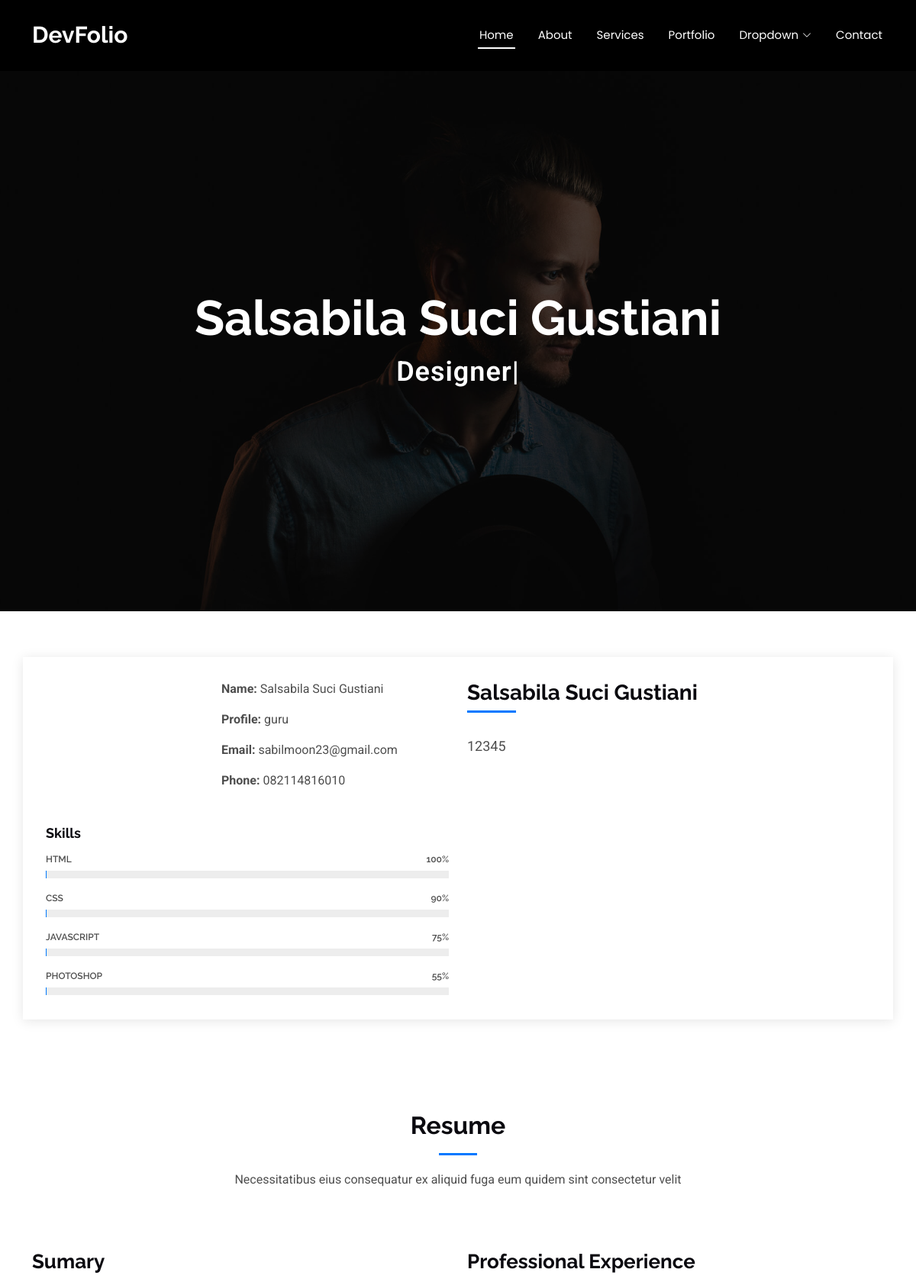
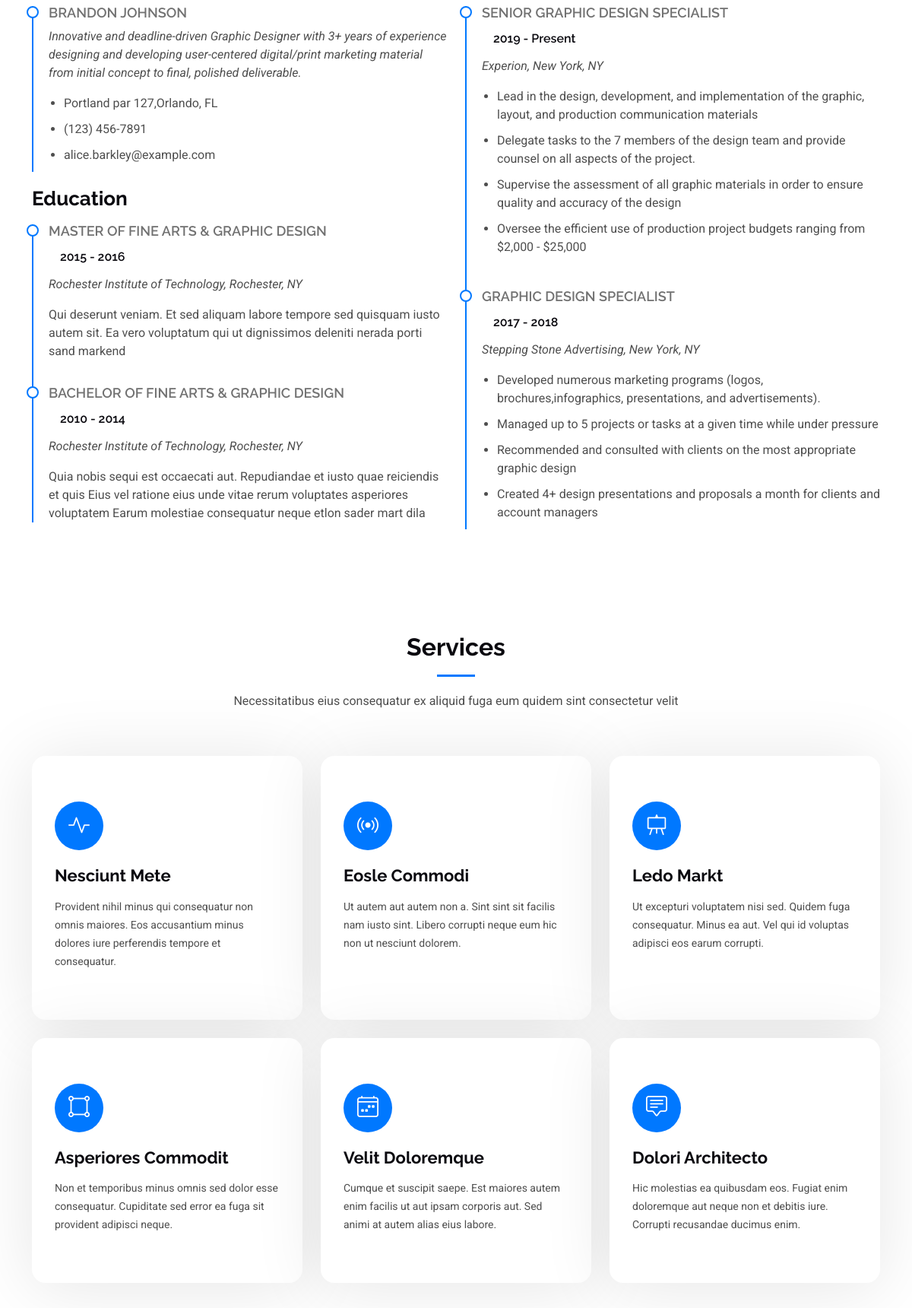
The page / (upper part) on the database its author committed (2 pictures, top to bottom).
### tables this page shows
CREATE TABLE `profiles` (
  `id` int(11) NOT NULL,
  `nm_profile` varchar(100) DEFAULT NULL,
  `profession` varchar(100) NOT NULL,
  `email` varchar(100) NOT NULL,
  `phone` varchar(20) NOT NULL,
  `photo` varchar(100) DEFAULT NULL,
  `description` text DEFAULT NULL,
  `status` tinyint(1) NOT NULL DEFAULT 1,
  `tipe` varchar(50) NOT NULL,
  `created_at` timestamp NOT NULL DEFAULT current_timestamp(),
  `update_at` timestamp NULL DEFAULT NULL ON UPDATE current_timestamp()
);

### index.php (the view, shortened to what this page needs)
<?php
include 'admin/config/koneksi.php';
$queryprofile = mysqli_query($config, "SELECT * FROM profiles ORDER BY id DESC");
$rowprofile = mysqli_fetch_assoc($queryprofile);
?>
<!DOCTYPE html>
<html lang="en">
<head>
  <link href="depan/assets/vendor/bootstrap/css/bootstrap.min.css" rel="stylesheet">
  <link href="depan/assets/vendor/bootstrap-icons/bootstrap-icons.css" rel="stylesheet">
  <link href="depan/assets/vendor/aos/aos.css" rel="stylesheet">
  <link href="depan/assets/vendor/glightbox/css/glightbox.min.css" rel="stylesheet">
  <link href="depan/assets/vendor/swiper/swiper-bundle.min.css" rel="stylesheet">
  <link href="depan/assets/css/main.css" rel="stylesheet">
</head>
<body class="index-page">
  <header id="header" class="header d-flex align-items-center sticky-top">
    <div class="container-fluid container-xl position-relative d-flex align-items-center justify-content-between">
      <a href="index.html" class="logo d-flex align-items-center">
        <h1 class="sitename">DevFolio</h1>
      </a>
      <nav id="navmenu" class="navmenu">
        <ul>
          <li><a href="#hero" class="active">Home<br></a></li>
          <li><a href="#about">About</a></li>
          <li><a href="#services">Services</a></li>
          <li><a href="#portfolio">Portfolio</a></li>
          <li class="dropdown"><a href="#"><span>Dropdown</span> <i class="bi bi-chevron-down toggle-dropdown"></i></a>
          </li>
          <li><a href="#contact">Contact</a></li>
        </ul>
      </nav>
    </div>
  </header>
  <main class="main">
    <section id="hero" class="hero section dark-background">
      <img src="assets/img/hero-img.jpg" alt="" data-aos="fade-in">
      <div class="container d-flex flex-column align-items-center justify-content-center text-center" data-aos="fade-up"
        data-aos-delay="100">
        <h2><?php echo isset($rowprofile['nm_profile']) ? $rowprofile['nm_profile'] : '' ?></h2>
        <p><span class="typed" data-typed-items="Designer, Developer, Freelancer, Photographer"></span></p>
      </div>
    </section>
    <section id="about" class="about section">
      <div class="container" data-aos="fade-up" data-aos-delay="100">
        <div class="row gy-4">
          <div class="col-md-6">
            <div class="row justify-content-between gy-4">
              <div class="col-lg-5">
              </div>
              <div class="col-lg-7 about-info">
                <p><strong>Name: </strong>
                  <span><?php echo isset($rowprofile['nm_profile']) ? $rowprofile['nm_profile'] : '' ?></span>
                </p>
                <p><strong>Profile: </strong>
                  <span><?php echo isset($rowprofile['profession']) ? $rowprofile['profession'] : '' ?></span>
                </p>
                <p><strong>Email: </strong>
                  <span><?php echo isset($rowprofile['email']) ? $rowprofile['email'] : '' ?></span>
                </p>
                <p><strong>Phone: </strong>
                  <span><?php echo isset($rowprofile['phone']) ? $rowprofile['phone'] : '' ?></span>
                </p>
              </div>
            </div>
            <div class="skills-content skills-animation">
              <h5>Skills</h5>
              <div class="progress">
                <span class="skill"><span>HTML</span> <i class="val">100%</i></span>
                <div class="progress-bar-wrap">
                </div>
              </div>
              <div class="progress">
                <span class="skill"><span>CSS</span> <i class="val">90%</i></span>
                <div class="progress-bar-wrap">
                </div>
              </div>
              <div class="progress">
                <span class="skill"><span>JavaScript</span> <i class="val">75%</i></span>
                <div class="progress-bar-wrap">
                </div>
              </div>
              <div class="progress">
                <span class="skill"><span>Photoshop</span> <i class="val">55%</i></span>
                <div class="progress-bar-wrap">
                </div>
              </div>
            </div>
          </div>
          <div class="col-md-6">
            <div class="about-me">
              <h4><?php echo $rowprofile['nm_profile'] ?? '' ?></h4>
              <p>
                <?php echo isset($rowprofile['description']) ? $rowprofile['description'] : '' ?>
              </p>
            </div>
          </div>
        </div>
      </div>
    </section>
    <section id="resume" class="resume section">
      <div class="container section-title" data-aos="fade-up">
        <h2>Resume</h2>
        <p>Necessitatibus eius consequatur ex aliquid fuga eum quidem sint consectetur velit</p>
      </div>
      <div class="container">
        <div class="row">
          <div class="col-lg-6" data-aos="fade-up" data-aos-delay="100">
            <h3 class="resume-title">Sumary</h3>
            <div class="resume-item pb-0">
              <h4>Brandon Johnson</h4>
              <p><em>Innovative and deadline-driven Graphic Designer with 3+ years of experience designing and
                  developing user-centered digital/print marketing material from initial concept to final, polished
                  deliverable.</em></p>
              <ul>
                <li>Portland par 127,Orlando, FL</li>
                <li>(123) 456-7891</li>
                <li>alice.barkley@example.com</li>
              </ul>
            </div>
            <h3 class="resume-title">Education</h3>
            <div class="resume-item">
              <h4>Master of Fine Arts &amp; Graphic Design</h4>
              <h5>2015 - 2016</h5>
              <p><em>Rochester Institute of Technology, Rochester, NY</em></p>
              <p>Qui deserunt veniam. Et sed aliquam labore tempore sed quisquam iusto autem sit. Ea vero voluptatum qui
                ut dignissimos deleniti nerada porti sand markend</p>
            </div>
            <div class="resume-item">
              <h4>Bachelor of Fine Arts &amp; Graphic Design</h4>
              <h5>2010 - 2014</h5>
              <p><em>Rochester Institute of Technology, Rochester, NY</em></p>
              <p>Quia nobis sequi est occaecati aut. Repudiandae et iusto quae reiciendis et quis Eius vel ratione eius
                unde vitae rerum voluptates asperiores voluptatem Earum molestiae consequatur neque etlon sader mart
                dila</p>
            </div>
          </div>
          <div class="col-lg-6" data-aos="fade-up" data-aos-delay="200">
            <h3 class="resume-title">Professional Experience</h3>
            <div class="resume-item">
              <h4>Senior graphic design specialist</h4>
              <h5>2019 - Present</h5>
              <p><em>Experion, New York, NY </em></p>
              <ul>
                <li>Lead in the design, development, and implementation of the graphic, layout, and production
                  communication materials</li>
                <li>Delegate tasks to the 7 members of the design team and provide counsel on all aspects of the
                  project. </li>
                <li>Supervise the assessment of all graphic materials in order to ensure quality and accuracy of the
                  design</li>
                <li>Oversee the efficient use of production project budgets ranging from $2,000 - $25,000</li>
              </ul>
            </div>
            <div class="resume-item">
              <h4>Graphic design specialist</h4>
              <h5>2017 - 2018</h5>
              <p><em>Stepping Stone Advertising, New York, NY</em></p>
              <ul>
                <li>Developed numerous marketing programs (logos, brochures,infographics, presentations, and
                  advertisements).</li>
                <li>Managed up to 5 projects or tasks at a given time while under pressure</li>
                <li>Recommended and consulted with clients on the most appropriate graphic design</li>
                <li>Created 4+ design presentations and proposals a month for clients and account managers</li>
              </ul>
            </div>
          </div>
        </div>
      </div>
    </section>
    <section id="services" class="services section">
      <div class="container section-title" data-aos="fade-up">
        <h2>Services</h2>
        <p>Necessitatibus eius consequatur ex aliquid fuga eum quidem sint consectetur velit</p>
      </div>
      <div class="container">
        <div class="row gy-4">
          <div class="col-lg-4 col-md-6" data-aos="fade-up" data-aos-delay="100">
            <div class="service-item  position-relative">
              <div class="icon">
                <i class="bi bi-activity"></i>
              </div>
              <a href="#" class="stretched-link">
                <h3>Nesciunt Mete</h3>
              </a>
              <p>Provident nihil minus qui consequatur non omnis maiores. Eos accusantium minus dolores iure perferendis
                tempore et consequatur.</p>
            </div>
          </div>
          <div class="col-lg-4 col-md-6" data-aos="fade-up" data-aos-delay="200">
            <div class="service-item position-relative">
              <div class="icon">
                <i class="bi bi-broadcast"></i>
              </div>
              <a href="#" class="stretched-link">
                <h3>Eosle Commodi</h3>
              </a>
              <p>Ut autem aut autem non a. Sint sint sit facilis nam iusto sint. Libero corrupti neque eum hic non ut
                nesciunt dolorem.</p>
            </div>
          </div>
          <div class="col-lg-4 col-md-6" data-aos="fade-up" data-aos-delay="300">
            <div class="service-item position-relative">
              <div class="icon">
                <i class="bi bi-easel"></i>
              </div>
              <a href="#" class="stretched-link">
                <h3>Ledo Markt</h3>
              </a>
              <p>Ut excepturi voluptatem nisi sed. Quidem fuga consequatur. Minus ea aut. Vel qui id voluptas adipisci
                eos earum corrupti.</p>
            </div>
          </div>
          <div class="col-lg-4 col-md-6" data-aos="fade-up" data-aos-delay="400">
            <div class="service-item position-relative">
              <div class="icon">
                <i class="bi bi-bounding-box-circles"></i>
              </div>
              <a href="#" class="stretched-link">
                <h3>Asperiores Commodit</h3>
              </a>
              <p>Non et temporibus minus omnis sed dolor esse consequatur. Cupiditate sed error ea fuga sit provident
                adipisci neque.</p>
            </div>
          </div>
          <div class="col-lg-4 col-md-6" data-aos="fade-up" data-aos-delay="500">
            <div class="service-item position-relative">
              <div class="icon">
                <i class="bi bi-calendar4-week"></i>
              </div>
              <a href="#" class="stretched-link">
                <h3>Velit Doloremque</h3>
              </a>
              <p>Cumque et suscipit saepe. Est maiores autem enim facilis ut aut ipsam corporis aut. Sed animi at autem
                alias eius labore.</p>
            </div>
          </div>
          <div class="col-lg-4 col-md-6" data-aos="fade-up" data-aos-delay="600">
            <div class="service-item position-relative">
              <div class="icon">
                <i class="bi bi-chat-square-text"></i>
              </div>
              <a href="#" class="stretched-link">
                <h3>Dolori Architecto</h3>
              </a>
              <p>Hic molestias ea quibusdam eos. Fugiat enim doloremque aut neque non et debitis iure. Corrupti
                recusandae ducimus enim.</p>
            </div>
          </div>
        </div>
      </div>
    </section>
  </main>
</body>
</html>

### rows shown on the page
profiles: nm_profile "Salsabila Suci Gustiani", profession "guru", email "sabilmoon23@gmail.com", phone "082114816010", description "12345"
